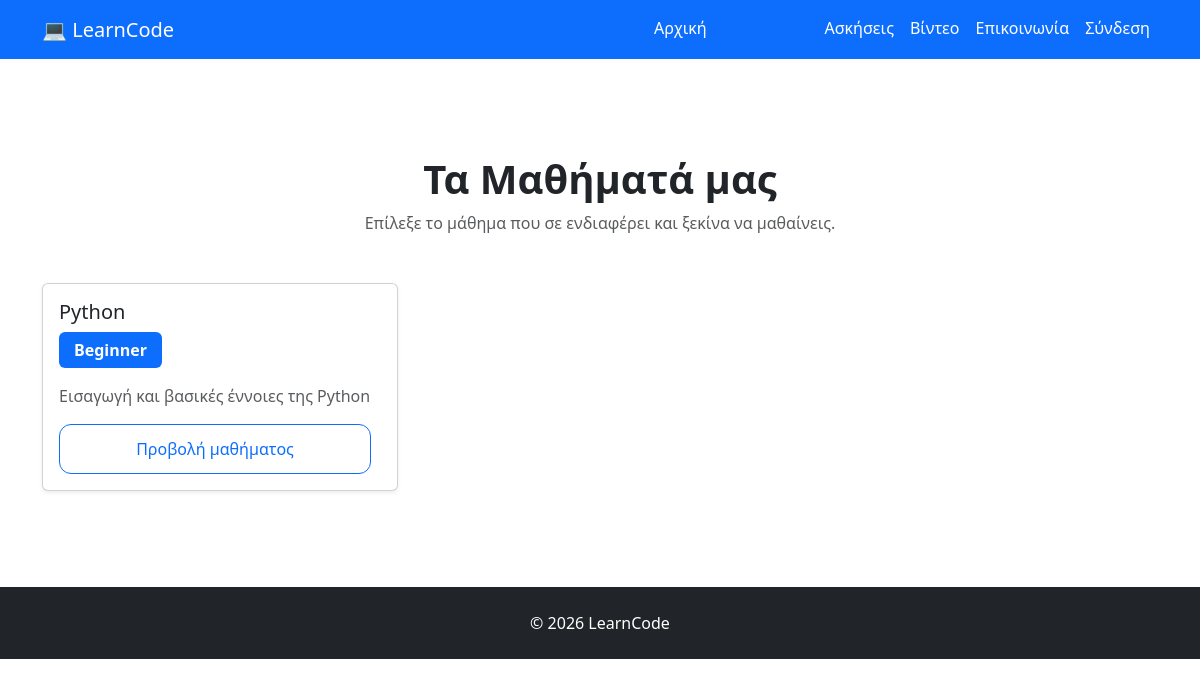
Page /courses/ on the committed database.
### courses/models.py (models this page shows, shortened)
class Course(models.Model):
    LEVEL_CHOICES = [
        ("beginner", "Beginner"),
        ("intermediate", "Intermediate"),
        ("advanced", "Advanced"),
    ]
    title = models.CharField(max_length=200)
    slug = models.SlugField(unique=True, blank=True)
    description = models.TextField()
    level = models.CharField(
        max_length=20,
        choices=LEVEL_CHOICES,
        default="beginner"
    )
    published = models.BooleanField(default=False)
    created_at = models.DateTimeField(auto_now_add=True)

### courses/views.py (the view)
# urls.py: path("",views.course_list,name="course_list",),
def course_list(request):
    courses = Course.objects.filter(published=True)
    context = {
        "courses": courses,
    }
    return render(
        request,
        "courses/course_list.html",
        context,
    )

### courses/templates/courses/course_list.html (shortened to what this page needs)
{% extends "base.html" %}
{% block content %}
<section class="py-5">
    <div class="text-center mb-5">
        <h1 class="fw-bold">Τα Μαθήματά μας</h1>
        <p class="text-muted">
            Επίλεξε το μάθημα που σε ενδιαφέρει και ξεκίνα να μαθαίνεις.
        </p>
    </div>
    {% if courses %}
        <div class="row g-4">
            {% for course in courses %}
                <div class="col-md-6 col-lg-4">
                    <div class="card h-100 shadow-sm">
                        <div class="card-body d-flex flex-column">
                            <h3 class="card-title h5">
                                {{ course.title }}
                            </h3>
                            <span class="badge bg-primary align-self-start mb-3">
                                {{ course.get_level_display }}
                            </span>
                            <p class="card-text text-muted">
                                {{ course.description|truncatewords:20 }}
                            </p>
                            <a
                                href="{% url 'course_detail' course.slug %}"
                                class="btn btn-outline-primary mt-auto"
                            >
                                Προβολή μαθήματος
                            </a>
                        </div>
                    </div>
                </div>
            {% endfor %}
        </div>
    {% else %}
        <div class="alert alert-info text-center">
            Δεν υπάρχουν ακόμη διαθέσιμα μαθήματα.
        </div>
    {% endif %}
</section>
{% endblock %}

### static/css/style.css (style rules this page uses)
.btn { border-radius:12px; padding:12px 25px; margin-right:10px; }
.badge { font-size:1rem; padding:10px 15px; }

### rows in the picture
Course: title "Python", level "Beginner", description "Εισαγωγή και βασικές έννοιες της Python"
